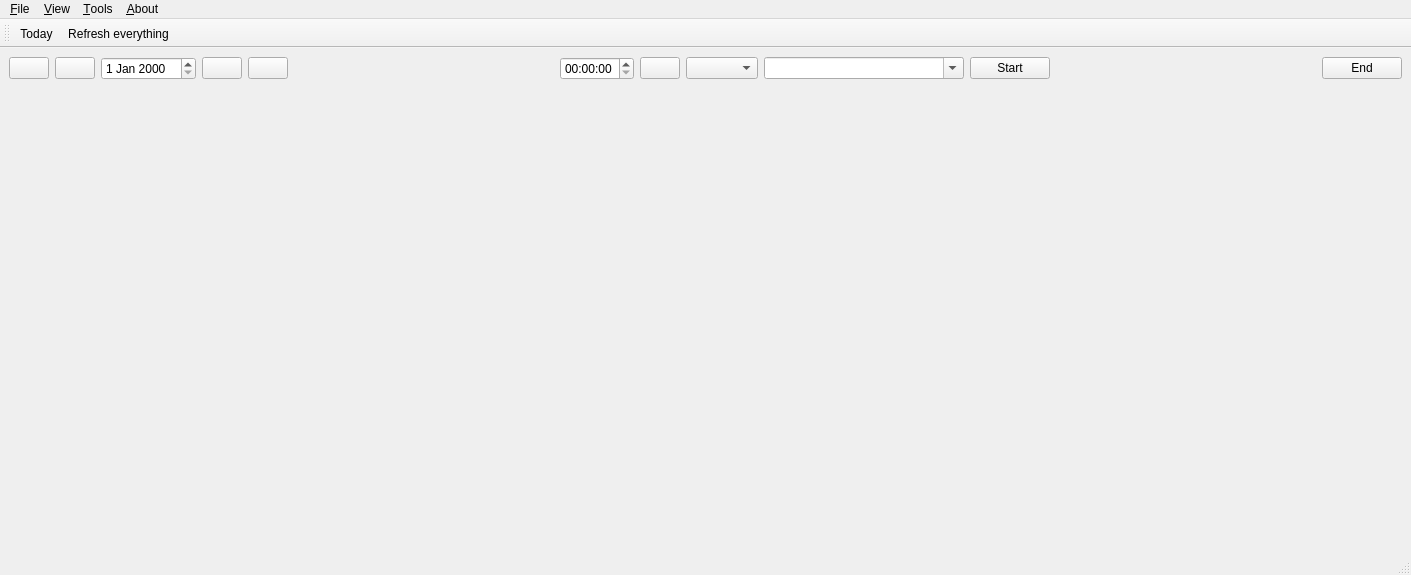
<?xml version="1.0" encoding="UTF-8"?>
<ui version="4.0">
 <class>MainWindow</class>
 <widget class="QMainWindow" name="MainWindow">
  <property name="geometry">
   <rect>
    <x>0</x>
    <y>0</y>
    <width>1411</width>
    <height>575</height>
   </rect>
  </property>
  <property name="windowIcon">
   <iconset resource="zeiterfassungguilib_resources.qrc">
    <normaloff>:/zeiterfassungguilib/images/icon.png</normaloff>:/zeiterfassungguilib/images/icon.png</iconset>
  </property>
  <widget class="QWidget" name="centralwidget">
   <layout class="QVBoxLayout" stretch="0,0">
    <item>
     <layout class="QHBoxLayout">
      <item>
       <widget class="QPushButton" name="pushButtonPrevWeek">
        <property name="whatsThis">
         <string>Previous week</string>
        </property>
        <property name="text">
         <string/>
        </property>
        <property name="icon">
         <iconset resource="zeiterfassungguilib_resources.qrc">
          <normaloff>:/zeiterfassungguilib/images/previous_week.png</normaloff>:/zeiterfassungguilib/images/previous_week.png</iconset>
        </property>
       </widget>
      </item>
      <item>
       <widget class="QPushButton" name="pushButtonPrev">
        <property name="whatsThis">
         <string>Previous day</string>
        </property>
        <property name="text">
         <string/>
        </property>
        <property name="icon">
         <iconset resource="zeiterfassungguilib_resources.qrc">
          <normaloff>:/zeiterfassungguilib/images/previous.png</normaloff>:/zeiterfassungguilib/images/previous.png</iconset>
        </property>
       </widget>
      </item>
      <item>
       <widget class="QDateEdit" name="dateEditDate"/>
      </item>
      <item>
       <widget class="QPushButton" name="pushButtonNext">
        <property name="whatsThis">
         <string>Next day</string>
        </property>
        <property name="text">
         <string/>
        </property>
        <property name="icon">
         <iconset resource="zeiterfassungguilib_resources.qrc">
          <normaloff>:/zeiterfassungguilib/images/next.png</normaloff>:/zeiterfassungguilib/images/next.png</iconset>
        </property>
       </widget>
      </item>
      <item>
       <widget class="QPushButton" name="pushButtonNextWeek">
        <property name="whatsThis">
         <string>Next week</string>
        </property>
        <property name="text">
         <string/>
        </property>
        <property name="icon">
         <iconset resource="zeiterfassungguilib_resources.qrc">
          <normaloff>:/zeiterfassungguilib/images/next_week.png</normaloff>:/zeiterfassungguilib/images/next_week.png</iconset>
        </property>
       </widget>
      </item>
      <item>
       <spacer>
        <property name="orientation">
         <enum>Qt::Horizontal</enum>
        </property>
        <property name="sizeHint" stdset="0">
         <size>
          <width>40</width>
          <height>20</height>
         </size>
        </property>
       </spacer>
      </item>
      <item>
       <widget class="QTimeEdit" name="timeEditTime"/>
      </item>
      <item>
       <widget class="QPushButton" name="pushButtonNow">
        <property name="whatsThis">
         <string>Now</string>
        </property>
        <property name="text">
         <string/>
        </property>
        <property name="icon">
         <iconset resource="zeiterfassungguilib_resources.qrc">
          <normaloff>:/zeiterfassungguilib/images/now.png</normaloff>:/zeiterfassungguilib/images/now.png</iconset>
        </property>
       </widget>
      </item>
      <item>
       <widget class="QComboBox" name="comboBoxProject"/>
      </item>
      <item>
       <widget class="QComboBox" name="comboBoxText">
        <property name="minimumSize">
         <size>
          <width>200</width>
          <height>0</height>
         </size>
        </property>
        <property name="editable">
         <bool>true</bool>
        </property>
        <property name="insertPolicy">
         <enum>QComboBox::NoInsert</enum>
        </property>
       </widget>
      </item>
      <item>
       <widget class="QPushButton" name="pushButtonStart">
        <property name="text">
         <string>Start</string>
        </property>
       </widget>
      </item>
      <item>
       <spacer>
        <property name="orientation">
         <enum>Qt::Horizontal</enum>
        </property>
        <property name="sizeHint" stdset="0">
         <size>
          <width>40</width>
          <height>20</height>
         </size>
        </property>
       </spacer>
      </item>
      <item>
       <widget class="QPushButton" name="pushButtonEnd">
        <property name="text">
         <string>End</string>
        </property>
       </widget>
      </item>
     </layout>
    </item>
    <item>
     <widget class="QScrollArea" name="scrollArea">
      <property name="frameShape">
       <enum>QFrame::NoFrame</enum>
      </property>
      <property name="frameShadow">
       <enum>QFrame::Plain</enum>
      </property>
      <property name="widgetResizable">
       <bool>true</bool>
      </property>
      <widget class="QWidget" name="widgetWeek">
       <property name="geometry">
        <rect>
         <x>0</x>
         <y>0</y>
         <width>1393</width>
         <height>444</height>
        </rect>
       </property>
       <layout class="QHBoxLayout" name="layoutWeek"/>
      </widget>
     </widget>
    </item>
   </layout>
  </widget>
  <widget class="QMenuBar" name="menubar">
   <property name="geometry">
    <rect>
     <x>0</x>
     <y>0</y>
     <width>1411</width>
     <height>20</height>
    </rect>
   </property>
   <widget class="QMenu" name="menuFile">
    <property name="title">
     <string>&amp;File</string>
    </property>
    <addaction name="actionQuit"/>
   </widget>
   <widget class="QMenu" name="menuAbout">
    <property name="title">
     <string>&amp;About</string>
    </property>
    <addaction name="actionSettings"/>
    <addaction name="actionHelp"/>
    <addaction name="separator"/>
    <addaction name="actionAboutzeiterfassung"/>
    <addaction name="actionAboutQt"/>
   </widget>
   <widget class="QMenu" name="menuView">
    <property name="title">
     <string>&amp;View</string>
    </property>
    <addaction name="actionToday"/>
    <addaction name="actionRefresh"/>
   </widget>
   <widget class="QMenu" name="menuTools">
    <property name="title">
     <string>&amp;Tools</string>
    </property>
   </widget>
   <addaction name="menuFile"/>
   <addaction name="menuView"/>
   <addaction name="menuTools"/>
   <addaction name="menuAbout"/>
  </widget>
  <widget class="QToolBar" name="mainToolBar">
   <attribute name="toolBarArea">
    <enum>TopToolBarArea</enum>
   </attribute>
   <attribute name="toolBarBreak">
    <bool>false</bool>
   </attribute>
   <addaction name="actionToday"/>
   <addaction name="actionRefresh"/>
  </widget>
  <widget class="QStatusBar" name="statusbar"/>
  <action name="actionQuit">
   <property name="icon">
    <iconset resource="zeiterfassungguilib_resources.qrc">
     <normaloff>:/zeiterfassungguilib/images/quit.png</normaloff>:/zeiterfassungguilib/images/quit.png</iconset>
   </property>
   <property name="text">
    <string>&amp;Quit</string>
   </property>
  </action>
  <action name="actionAboutMe">
   <property name="icon">
    <iconset resource="zeiterfassungguilib_resources.qrc">
     <normaloff>:/zeiterfassungguilib/images/user.png</normaloff>:/zeiterfassungguilib/images/user.png</iconset>
   </property>
   <property name="text">
    <string>About &amp;Me</string>
   </property>
  </action>
  <action name="actionAboutzeiterfassung">
   <property name="icon">
    <iconset resource="zeiterfassungguilib_resources.qrc">
     <normaloff>:/zeiterfassungguilib/images/about.png</normaloff>:/zeiterfassungguilib/images/about.png</iconset>
   </property>
   <property name="text">
    <string>About &amp;zeiterfassung</string>
   </property>
  </action>
  <action name="actionAboutQt">
   <property name="icon">
    <iconset resource="zeiterfassungguilib_resources.qrc">
     <normaloff>:/zeiterfassungguilib/images/qt.png</normaloff>:/zeiterfassungguilib/images/qt.png</iconset>
   </property>
   <property name="text">
    <string>About &amp;Qt</string>
   </property>
  </action>
  <action name="actionToday">
   <property name="icon">
    <iconset resource="zeiterfassungguilib_resources.qrc">
     <normaloff>:/zeiterfassungguilib/images/today.png</normaloff>:/zeiterfassungguilib/images/today.png</iconset>
   </property>
   <property name="text">
    <string>&amp;Today</string>
   </property>
  </action>
  <action name="actionRefresh">
   <property name="icon">
    <iconset resource="zeiterfassungguilib_resources.qrc">
     <normaloff>:/zeiterfassungguilib/images/refresh.png</normaloff>:/zeiterfassungguilib/images/refresh.png</iconset>
   </property>
   <property name="text">
    <string>&amp;Refresh everything</string>
   </property>
  </action>
  <action name="actionSettings">
   <property name="icon">
    <iconset resource="zeiterfassungguilib_resources.qrc">
     <normaloff>:/zeiterfassungguilib/images/settings.png</normaloff>:/zeiterfassungguilib/images/settings.png</iconset>
   </property>
   <property name="text">
    <string>&amp;Settings</string>
   </property>
  </action>
  <action name="actionHelp">
   <property name="icon">
    <iconset resource="zeiterfassungguilib_resources.qrc">
     <normaloff>:/zeiterfassungguilib/images/help.png</normaloff>:/zeiterfassungguilib/images/help.png</iconset>
   </property>
   <property name="text">
    <string>Help</string>
   </property>
  </action>
 </widget>
 <resources>
  <include location="zeiterfassungguilib_resources.qrc"/>
 </resources>
 <connections>
  <connection>
   <sender>actionQuit</sender>
   <signal>triggered()</signal>
   <receiver>MainWindow</receiver>
   <slot>close()</slot>
   <hints>
    <hint type="sourcelabel">
     <x>-1</x>
     <y>-1</y>
    </hint>
    <hint type="destinationlabel">
     <x>458</x>
     <y>296</y>
    </hint>
   </hints>
  </connection>
 </connections>
</ui>
